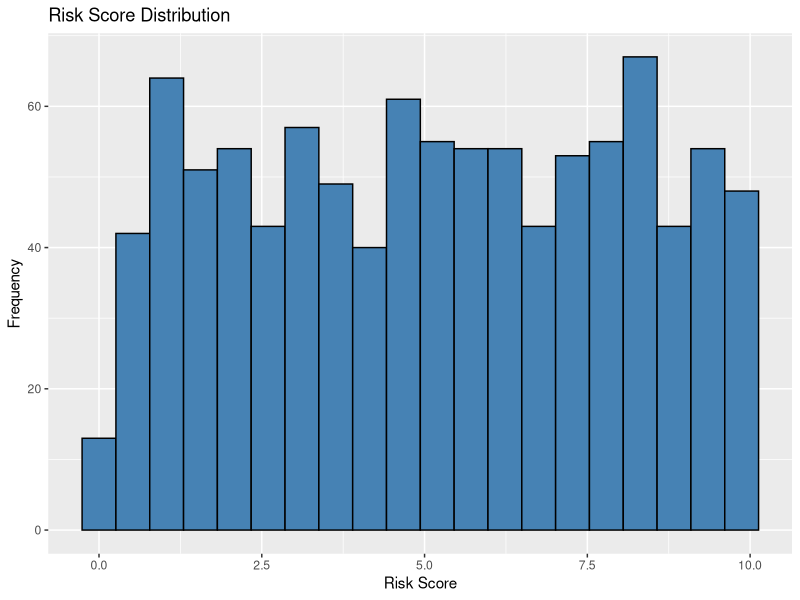

This figure's R source:
############################################################
# Threat Propagation Project
# Module 1 - Dataset Loading and Initial Analysis
############################################################

# Clear workspace
rm(list = ls())

# Load Libraries
library(readxl)
library(ggplot2)
library(dplyr)

# Read Excel Dataset
data <- read_excel("DataSet/Synthetic_Threat_Propagation_1000_Records.xlsx")

# Convert to Data Frame
data <- as.data.frame(data)

# Display first 6 rows
cat("\n========== FIRST 6 ROWS ==========\n")
print(head(data))

# Display structure
cat("\n========== DATA STRUCTURE ==========\n")
str(data)

# Display summary
cat("\n========== SUMMARY ==========\n")
summary(data)

# Display dimensions
cat("\n========== DIMENSIONS ==========\n")
print(dim(data))

# Check missing values
cat("\n========== MISSING VALUES ==========\n")
print(sum(is.na(data)))

# Display column names
cat("\n========== COLUMN NAMES ==========\n")
print(colnames(data))

# Save a CSV copy for future modules
write.csv(
  data,
  "DataSet/Synthetic_Threat_Propagation_1000_Records.csv",
  row.names = FALSE
)

cat("\nCSV file created successfully!\n")

# Histogram of Risk Score (only if column exists)
if ("Risk_Score" %in% colnames(data)) {
  
  ggplot(data, aes(x = Risk_Score)) +
    geom_histogram(
      bins = 20,
      fill = "steelblue",
      color = "black"
    ) +
    labs(
      title = "Risk Score Distribution",
      x = "Risk Score",
      y = "Frequency"
    )
  
} else {
  
  cat("\nRisk_Score column not found.\n")
  
}
